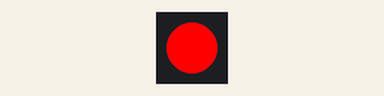
This program was run on a simulated Raspberry Pi (BCM pin numbers). Shown: 1 RGB LEDs in strip order, left to right.

Above: at 0.3 s.
At 2.1 s:
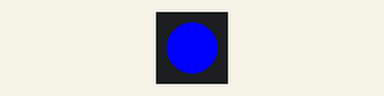
At 3.3 s:
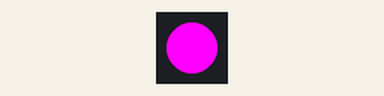
At 6.3 s:
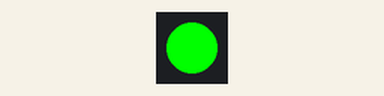
Timing chart, 0 to 7.0 s (numbered marks = the images above):
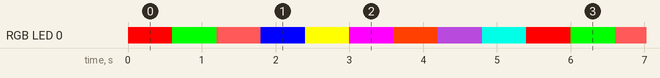

The program:

RGBledrainbowbasic.py
```python
#!/usr/bin/env python3

from gpiozero import RGBLED
from time import sleep

led = RGBLED(20,19,21,active_high=True)

while True:
	#Red pin 20
	led.color = (1,0,0)
	sleep(0.6)
	led.off()

	#Green pin 19
	led.color = (0,1,0)
	sleep(0.6)
	led.off()

	#Pink pins 20, 19, and 21
	led.color = (1,0.35,0.35)
	sleep(0.6)
	led.off()

	#Blue pin 21
	led.color = (0,0,1)
	sleep(0.6)
	led.off()

	#Yellow pins 20 and 19
	led.color = (1,1,0)
	sleep(0.6)
	led.off()

	#Purple pins 20 and 21
	led.color = (1,0,1)
	sleep(0.6)
	led.off()

	#Orange pins 20 and 19
	led.color = (1,0.25,0)
	sleep(0.6)
	led.off()

	#??? pins 20, 19 and 21
	led.color = (0.5,0.2,0.6)
	sleep(0.6)
	led.off()

	#Cyan pins 19 and 21
	led.color = (0,1,0.9)
	sleep(0.6)
	led.off()
```

Measured:
- by itself, RGB LED 0: repeats every 5.4 s: RGB(0, 255, 0) 0.60 s, RGB(255, 89, 89) 0.60 s, RGB(0, 0, 255) 0.60 s, RGB(255, 255, 0) 0.60 s, RGB(255, 0, 255) 0.60 s, RGB(255, 64, 0) 0.60 s, RGB(128, 51, 153) 0.60 s, RGB(0, 255, 230) 0.60 s, RGB(255, 0, 0) 0.60 s
- by itself, everything shown: repeats every 5.4 s, in 9 steps
